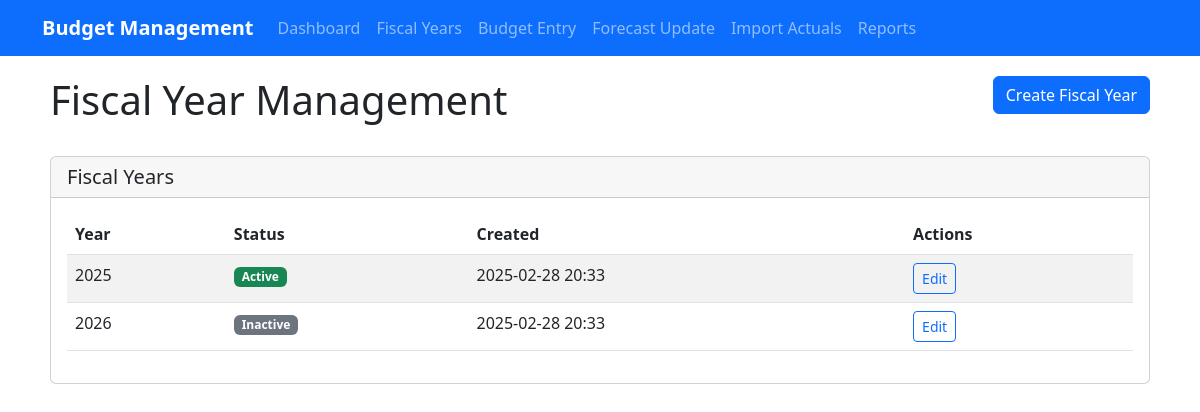
Screenshot of /fiscal-years/ with the database file from the repository.
### budget_app/models.py (models this page shows, shortened)
class FiscalYear(models.Model):
    year = models.IntegerField(unique=True)
    is_active = models.BooleanField(default=False)
    created_at = models.DateTimeField(auto_now_add=True)

### budget_app/views.py (the view)
# urls.py: path('fiscal-years/', views.FiscalYearListView.as_view(), name='fiscal_year_list'),
class FiscalYearListView(ListView):
    model = FiscalYear
    template_name = 'budget_app/fiscal_year_list.html'
    context_object_name = 'fiscal_years'

### budget_app/templates/budget_app/fiscal_year_list.html (shortened to what this page needs)
{% extends 'budget_app/base.html' %}
{% block content %}
<div class="row mb-4">
    <div class="col">
        <h1>Fiscal Year Management</h1>
    </div>
    <div class="col-auto">
        <a href="{% url 'budget_app:fiscal_year_create' %}" class="btn btn-primary">
             Create Fiscal Year
        </a>
    </div>
</div>
<div class="row">
    <div class="col">
        <div class="card">
            <div class="card-header">
                <h5 class="card-title mb-0">Fiscal Years</h5>
            </div>
            <div class="card-body">
                {% if fiscal_years %}
                <div class="table-responsive">
                    <table class="table table-striped table-hover">
                        <thead>
                            <tr>
                                <th>Year</th>
                                <th>Status</th>
                                <th>Created</th>
                                <th>Actions</th>
                            </tr>
                        </thead>
                        <tbody>
                            {% for year in fiscal_years %}
                            <tr>
                                <td>{{ year.year }}</td>
                                <td>
                                    {% if year.is_active %}
                                    <span class="badge bg-success">Active</span>
                                    {% else %}
                                    <span class="badge bg-secondary">Inactive</span>
                                    {% endif %}
                                </td>
                                <td>{{ year.created_at|date:"Y-m-d H:i" }}</td>
                                <td>
                                    <a href="{% url 'budget_app:fiscal_year_update' year.pk %}"
                                       class="btn btn-sm btn-outline-primary">
                                        Edit
                                    </a>
                                </td>
                            </tr>
                            {% endfor %}
                        </tbody>
                    </table>
                </div>
                {% else %}
                <p class="text-muted">No fiscal years found. Create one to get started.</p>
                {% endif %}
            </div>
        </div>
    </div>
</div>
{% endblock %}

### rows the page displays
FiscalYear: year "2025", is_active "Active", created_at "2025-02-28 20:33"
FiscalYear: year "2026", is_active "Inactive", created_at "2025-02-28 20:33"
